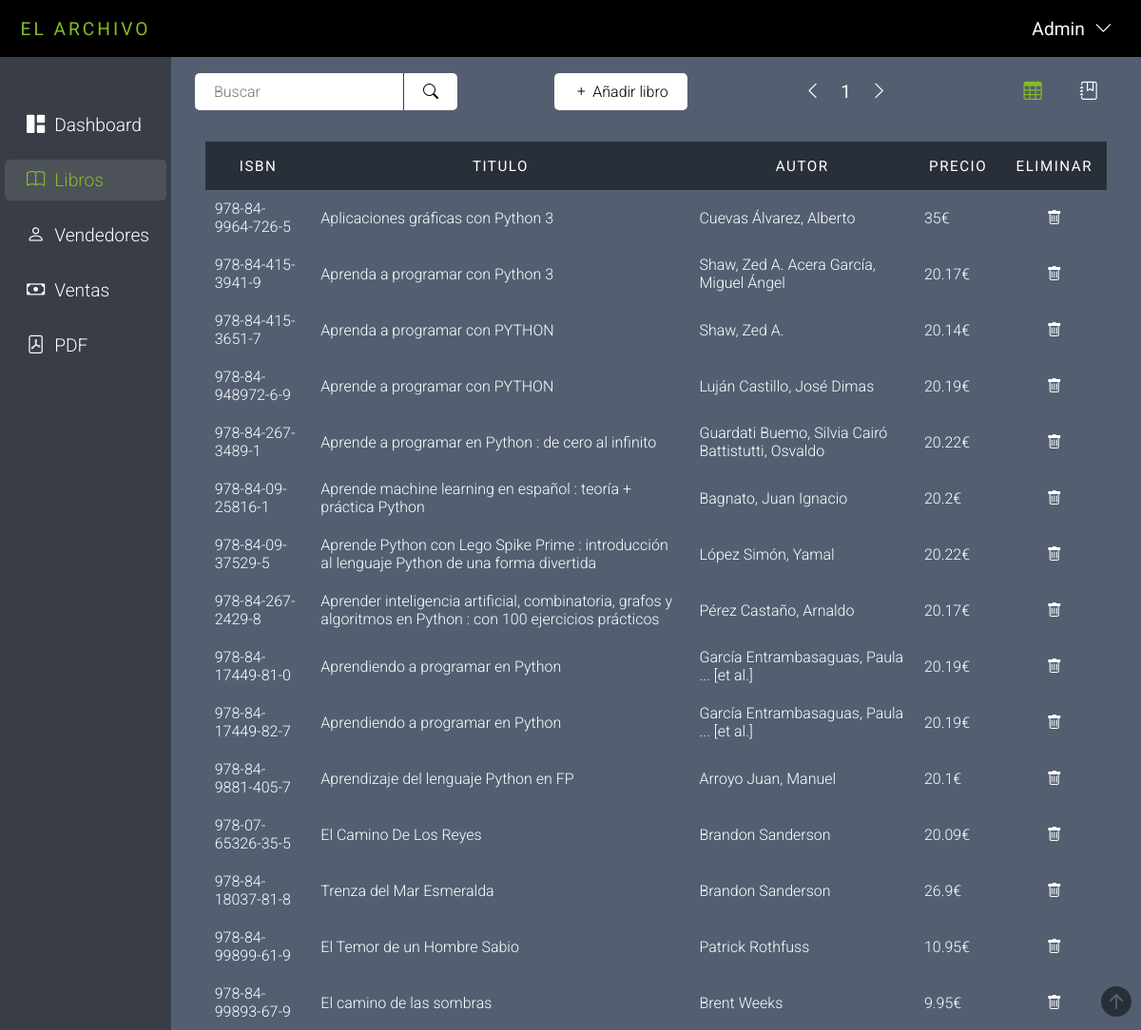
Before: /views/booksTable.php?page=1 (signed in) with the older database file.
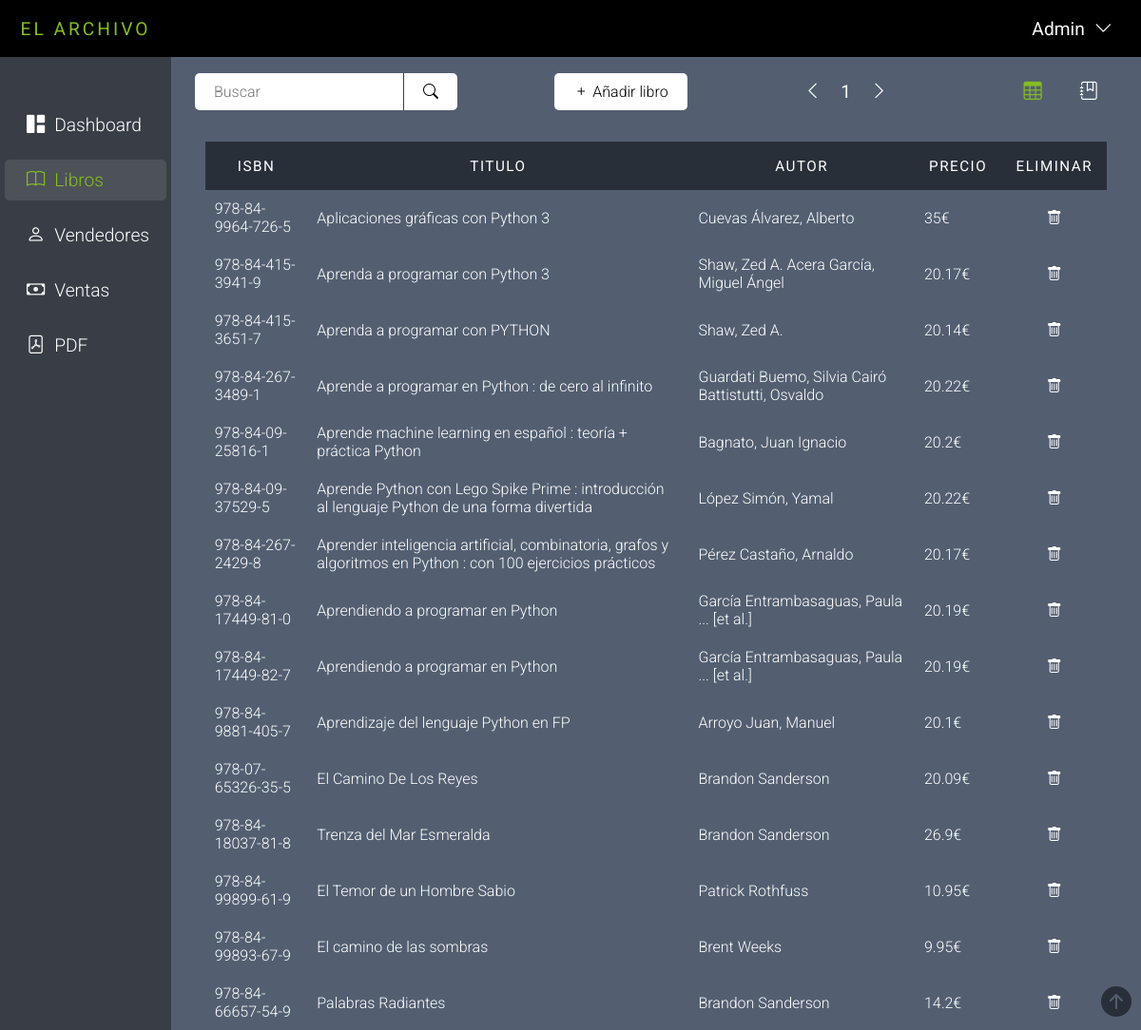
After: the same page with the newer database file.
### tables this page shows
CREATE TABLE `libros` (
  `codigo` int(2) NOT NULL,
  `isbn` varchar(17) DEFAULT NULL,
  `titulo` varchar(108) DEFAULT NULL,
  `autor` varchar(49) DEFAULT NULL,
  `editorial` varchar(78) DEFAULT NULL,
  `precio` int(11) DEFAULT NULL,
  `portada` varchar(100) NOT NULL
);

### includes/conexion.php (called while the page is built)
<?php
    class Conexion{
        private $host;
        private $bbdd;
        private $user;
        private $pass;
        public function __construct(){
            $this -> host = "localhost";
            $this -> bbdd = "libreria";
            $this -> user = "root";
            $this -> pass = "rootpass123";
        }
        function conectar(){
            try{
                $conexion = new PDO('mysql:host='.$this->host.';dbname='.$this->bbdd,$this->user,$this->pass);
                $conexion->exec("SET CHARACTER SET utf8");
                return $conexion;
            }catch(Exception $e){
                echo "No se ha podido conectar con la base de datos" . $e->getMessage();
            }
        }
    }
?>

### views/booksTable.php (the view, shortened to what the changed rows need)
<?php
if (!isset($_GET['page'])) {
    if (isset($_GET['search']) && $_GET['search'] != "") {
        header("location: booksTable.php?page=1&search=$search");
    } else {
        header('location: booksTable.php?page=1');
    }
} else {
    $page = $_GET['page'];
}
include_once "../includes/conexion.php";
$conexion = new Conexion();
$limitInit = ($page - 1) * 15;
if (isset($_GET['search']) && $_GET['search'] != "") {
    $search = $_GET['search'];
    $maxRows = $conexion->conectar()->prepare("SELECT COUNT(*) FROM libros WHERE titulo LIKE '%$search%' OR autor LIKE '%$search%' OR editorial LIKE '%$search%'");
    $maxRows->execute();
    $maxRows = $maxRows->fetch(PDO::FETCH_NUM);
    $maxRows = $maxRows[0];
    $limitInit = ($page - 1) * 15;
    $consulta = $conexion->conectar()->prepare("SELECT * FROM libros WHERE titulo LIKE '%$search%' OR autor LIKE '%$search%' OR editorial LIKE '%$search%' LIMIT $limitInit,15");
    $consulta->execute();
    $search = "search=$search&";
} else {
    $consulta = $conexion->conectar()->prepare("SELECT * FROM libros LIMIT $limitInit,15");
    $consulta->execute();
}
?>
<!DOCTYPE html>
<html lang="en">
<head>
    <link rel="stylesheet" href="../styles/general_style.css">
    <link rel="stylesheet" href="../styles/books_table_style.css">
    <link rel="stylesheet" href="../styles/books_actions.css">
    <link rel="stylesheet" href="../styles/form_new_book.css">
    <link rel="stylesheet" href="../icons/bootstrap-icons.css">
</head>
<body>
    <header id="header">
        <div class="section_title_container">
            <h1>El archivo</h1>
        </div>
    </header>
    <main>
        <section class="table_view_container" id="table_container">
            <table id="table">
                <thead>
                    <tr>
                        <th>ISBN</th>
                        <th>Titulo</th>
                        <th>Autor</th>
                        <th>Precio</th>
                        <th>Eliminar</th>
                    </tr>
                </thead>
                <tbody>
                    <?php
                    while ($fila = $consulta->fetch(PDO::FETCH_ASSOC)) {
                        echo "<tr>";
                        echo "<td data-label='isbn'>" . $fila['isbn'] . "</td>";
                        echo "<td data-label='titulo'>" . $fila['titulo'] . "</td>";
                        echo "<td data-label='autor'>" . $fila['autor'] . "</td>";
                        echo "<td data-label='precio'>" . ($fila['precio'] / 100) . '€' . "</td>";
                        echo "<td data-label='eliminar'><a href='../execution/deleteLibro.php?isbn=" . $fila['isbn'] . "'><i class='bi bi-trash'></i></a></td>";
                        echo "</tr>";
                    }
                    ?>
                </tbody>
            </table>
        </section>
    </main>
</body>
</html>

Changed rows visible on the page:
removed libros: isbn "978-84-948972-6-9", titulo "Aprende a programar con PYTHON", autor "Luján Castillo, José Dimas", $fila['precio']/100 "20.19"
now on this page (row unchanged): libros: isbn "978-84-66657-54-9", titulo "Palabras Radiantes", autor "Brandon Sanderson", $fila['precio']/100 "14.2"
